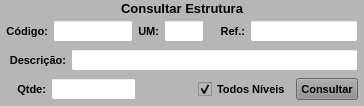
           <widget class="QWidget" name="widget_Cor2" native="true">
            <property name="sizePolicy">
             <sizepolicy hsizetype="Preferred" vsizetype="Preferred">
              <horstretch>0</horstretch>
              <verstretch>0</verstretch>
             </sizepolicy>
            </property>
            <property name="minimumSize">
             <size>
              <width>0</width>
              <height>0</height>
             </size>
            </property>
            <property name="maximumSize">
             <size>
              <width>16777215</width>
              <height>160</height>
             </size>
            </property>
            <property name="font">
             <font>
              <pointsize>8</pointsize>
             </font>
            </property>
            <property name="styleSheet">
             <string notr="true">background-color: rgb(182, 182, 182);</string>
            </property>
            <layout class="QVBoxLayout" name="verticalLayout_8">
             <property name="spacing">
              <number>1</number>
             </property>
             <property name="leftMargin">
              <number>1</number>
             </property>
             <property name="topMargin">
              <number>1</number>
             </property>
             <property name="rightMargin">
              <number>1</number>
             </property>
             <property name="bottomMargin">
              <number>3</number>
             </property>
             <item>
              <widget class="QLabel" name="label_53">
               <property name="minimumSize">
                <size>
                 <width>0</width>
                 <height>0</height>
                </size>
               </property>
               <property name="maximumSize">
                <size>
                 <width>16777215</width>
                 <height>15</height>
                </size>
               </property>
               <property name="font">
                <font>
                 <pointsize>10</pointsize>
                 <weight>75</weight>
                 <bold>true</bold>
                </font>
               </property>
               <property name="text">
                <string>Consultar Estrutura</string>
               </property>
               <property name="alignment">
                <set>Qt::AlignCenter</set>
               </property>
              </widget>
             </item>
             <item>
              <widget class="QWidget" name="widget_29" native="true">
               <property name="minimumSize">
                <size>
                 <width>0</width>
                 <height>0</height>
                </size>
               </property>
               <property name="maximumSize">
                <size>
                 <width>16777215</width>
                 <height>30</height>
                </size>
               </property>
               <property name="font">
                <font>
                 <pointsize>8</pointsize>
                </font>
               </property>
               <property name="styleSheet">
                <string notr="true"/>
               </property>
               <layout class="QHBoxLayout" name="horizontalLayout_25">
                <property name="spacing">
                 <number>5</number>
                </property>
                <property name="leftMargin">
                 <number>5</number>
                </property>
                <property name="topMargin">
                 <number>3</number>
                </property>
                <property name="rightMargin">
                 <number>5</number>
                </property>
                <property name="bottomMargin">
                 <number>3</number>
                </property>
                <item>
                 <widget class="QLabel" name="label_57">
                  <property name="maximumSize">
                   <size>
                    <width>65</width>
                    <height>16777215</height>
                   </size>
                  </property>
                  <property name="font">
                   <font>
                    <pointsize>8</pointsize>
                    <weight>75</weight>
                    <bold>true</bold>
                   </font>
                  </property>
                  <property name="text">
                   <string>Código:</string>
                  </property>
                  <property name="alignment">
                   <set>Qt::AlignRight|Qt::AlignTrailing|Qt::AlignVCenter</set>
                  </property>
                 </widget>
                </item>
                <item>
                 <widget class="QLineEdit" name="line_Codigo_Estrut">
                  <property name="sizePolicy">
                   <sizepolicy hsizetype="Preferred" vsizetype="Preferred">
                    <horstretch>0</horstretch>
                    <verstretch>0</verstretch>
                   </sizepolicy>
                  </property>
                  <property name="minimumSize">
                   <size>
                    <width>0</width>
                    <height>0</height>
                   </size>
                  </property>
                  <property name="maximumSize">
                   <size>
                    <width>80</width>
                    <height>16777215</height>
                   </size>
                  </property>
                  <property name="font">
                   <font>
                    <pointsize>8</pointsize>
                   </font>
                  </property>
                  <property name="styleSheet">
                   <string notr="true">background-color: rgb(255, 255, 255);</string>
                  </property>
                  <property name="alignment">
                   <set>Qt::AlignCenter</set>
                  </property>
                 </widget>
                </item>
                <item>
                 <widget class="QLabel" name="label_23">
                  <property name="minimumSize">
                   <size>
                    <width>0</width>
                    <height>0</height>
                   </size>
                  </property>
                  <property name="maximumSize">
                   <size>
                    <width>65</width>
                    <height>16777215</height>
                   </size>
                  </property>
                  <property name="font">
                   <font>
                    <pointsize>8</pointsize>
                    <weight>75</weight>
                    <bold>true</bold>
                   </font>
                  </property>
                  <property name="text">
                   <string>UM:</string>
                  </property>
                  <property name="alignment">
                   <set>Qt::AlignRight|Qt::AlignTrailing|Qt::AlignVCenter</set>
                  </property>
                 </widget>
                </item>
                <item>
                 <widget class="QLineEdit" name="line_UM_Estrut">
                  <property name="sizePolicy">
                   <sizepolicy hsizetype="Preferred" vsizetype="Preferred">
                    <horstretch>0</horstretch>
                    <verstretch>0</verstretch>
                   </sizepolicy>
                  </property>
                  <property name="minimumSize">
                   <size>
                    <width>0</width>
                    <height>0</height>
                   </size>
                  </property>
                  <property name="maximumSize">
                   <size>
                    <width>40</width>
                    <height>16777215</height>
                   </size>
                  </property>
                  <property name="font">
                   <font>
                    <pointsize>8</pointsize>
                   </font>
                  </property>
                  <property name="styleSheet">
                   <string notr="true">background-color: rgb(255, 255, 255);</string>
                  </property>
                  <property name="alignment">
                   <set>Qt::AlignCenter</set>
                  </property>
                 </widget>
                </item>
                <item>
                 <widget class="QLabel" name="label_14">
                  <property name="font">
                   <font>
                    <pointsize>8</pointsize>
                   </font>
                  </property>
                  <property name="text">
                   <string/>
                  </property>
                 </widget>
                </item>
                <item>
                 <widget class="QLabel" name="label_58">
                  <property name="maximumSize">
                   <size>
                    <width>80</width>
                    <height>16777215</height>
                   </size>
                  </property>
                  <property name="font">
                   <font>
                    <pointsize>8</pointsize>
                    <weight>75</weight>
                    <bold>true</bold>
                   </font>
                  </property>
                  <property name="text">
                   <string>Ref.:</string>
                  </property>
                  <property name="alignment">
                   <set>Qt::AlignRight|Qt::AlignTrailing|Qt::AlignVCenter</set>
                  </property>
                 </widget>
                </item>
                <item>
                 <widget class="QLineEdit" name="line_Referencia_Estrut">
                  <property name="sizePolicy">
                   <sizepolicy hsizetype="Preferred" vsizetype="Preferred">
                    <horstretch>0</horstretch>
                    <verstretch>0</verstretch>
                   </sizepolicy>
                  </property>
                  <property name="minimumSize">
                   <size>
                    <width>0</width>
                    <height>0</height>
                   </size>
                  </property>
                  <property name="maximumSize">
                   <size>
                    <width>16777215</width>
                    <height>16777215</height>
                   </size>
                  </property>
                  <property name="font">
                   <font>
                    <pointsize>8</pointsize>
                   </font>
                  </property>
                  <property name="cursor">
                   <cursorShape>IBeamCursor</cursorShape>
                  </property>
                  <property name="styleSheet">
                   <string notr="true">background-color: rgb(255, 255, 255);</string>
                  </property>
                  <property name="inputMask">
                   <string/>
                  </property>
                  <property name="text">
                   <string/>
                  </property>
                  <property name="maxLength">
                   <number>20</number>
                  </property>
                  <property name="frame">
                   <bool>true</bool>
                  </property>
                  <property name="echoMode">
                   <enum>QLineEdit::Normal</enum>
                  </property>
                  <property name="alignment">
                   <set>Qt::AlignLeading|Qt::AlignLeft|Qt::AlignVCenter</set>
                  </property>
                 </widget>
                </item>
               </layout>
              </widget>
             </item>
             <item>
              <widget class="QWidget" name="widget_30" native="true">
               <property name="minimumSize">
                <size>
                 <width>0</width>
                 <height>0</height>
                </size>
               </property>
               <property name="maximumSize">
                <size>
                 <width>16777215</width>
                 <height>30</height>
                </size>
               </property>
               <property name="font">
                <font>
                 <pointsize>8</pointsize>
                </font>
               </property>
               <property name="styleSheet">
                <string notr="true"/>
               </property>
               <layout class="QHBoxLayout" name="horizontalLayout_26">
                <property name="spacing">
                 <number>5</number>
                </property>
                <property name="leftMargin">
                 <number>5</number>
                </property>
                <property name="topMargin">
                 <number>3</number>
                </property>
                <property name="rightMargin">
                 <number>5</number>
                </property>
                <property name="bottomMargin">
                 <number>3</number>
                </property>
                <item>
                 <widget class="QLabel" name="label_59">
                  <property name="maximumSize">
                   <size>
                    <width>60</width>
                    <height>16777215</height>
                   </size>
                  </property>
                  <property name="font">
                   <font>
                    <pointsize>8</pointsize>
                    <weight>75</weight>
                    <bold>true</bold>
                   </font>
                  </property>
                  <property name="text">
                   <string>Descrição:</string>
                  </property>
                  <property name="alignment">
                   <set>Qt::AlignRight|Qt::AlignTrailing|Qt::AlignVCenter</set>
                  </property>
                 </widget>
                </item>
                <item>
                 <widget class="QLineEdit" name="line_Descricao_Estrut">
                  <property name="sizePolicy">
                   <sizepolicy hsizetype="Preferred" vsizetype="Preferred">
                    <horstretch>0</horstretch>
                    <verstretch>0</verstretch>
                   </sizepolicy>
                  </property>
                  <property name="minimumSize">
                   <size>
                    <width>0</width>
                    <height>0</height>
                   </size>
                  </property>
                  <property name="maximumSize">
                   <size>
                    <width>16777215</width>
                    <height>16777215</height>
                   </size>
                  </property>
                  <property name="font">
                   <font>
                    <pointsize>8</pointsize>
                   </font>
                  </property>
                  <property name="styleSheet">
                   <string notr="true">background-color: rgb(255, 255, 255);</string>
                  </property>
                  <property name="alignment">
                   <set>Qt::AlignLeading|Qt::AlignLeft|Qt::AlignVCenter</set>
                  </property>
                 </widget>
                </item>
               </layout>
              </widget>
             </item>
             <item>
              <widget class="QWidget" name="widget_33" native="true">
               <property name="minimumSize">
                <size>
                 <width>0</width>
                 <height>0</height>
                </size>
               </property>
               <property name="maximumSize">
                <size>
                 <width>16777215</width>
                 <height>30</height>
                </size>
               </property>
               <property name="font">
                <font>
                 <pointsize>8</pointsize>
                </font>
               </property>
               <property name="styleSheet">
                <string notr="true"/>
               </property>
               <layout class="QHBoxLayout" name="horizontalLayout_13">
                <property name="spacing">
                 <number>5</number>
                </property>
                <property name="leftMargin">
                 <number>5</number>
                </property>
                <property name="topMargin">
                 <number>3</number>
                </property>
                <property name="rightMargin">
                 <number>5</number>
                </property>
                <property name="bottomMargin">
                 <number>3</number>
                </property>
                <item>
                 <widget class="QLabel" name="label_33">
                  <property name="maximumSize">
                   <size>
                    <width>40</width>
                    <height>16777215</height>
                   </size>
                  </property>
                  <property name="font">
                   <font>
                    <pointsize>8</pointsize>
                    <weight>75</weight>
                    <bold>true</bold>
                   </font>
                  </property>
                  <property name="text">
                   <string>Qtde:</string>
                  </property>
                  <property name="alignment">
                   <set>Qt::AlignRight|Qt::AlignTrailing|Qt::AlignVCenter</set>
                  </property>
                 </widget>
                </item>
                <item>
                 <widget class="QLineEdit" name="line_Qtde_Estrut">
                  <property name="sizePolicy">
                   <sizepolicy hsizetype="Preferred" vsizetype="Preferred">
                    <horstretch>0</horstretch>
                    <verstretch>0</verstretch>
                   </sizepolicy>
                  </property>
                  <property name="minimumSize">
                   <size>
                    <width>0</width>
                    <height>0</height>
                   </size>
                  </property>
                  <property name="maximumSize">
                   <size>
                    <width>85</width>
                    <height>16777215</height>
                   </size>
                  </property>
                  <property name="font">
                   <font>
                    <pointsize>8</pointsize>
                   </font>
                  </property>
                  <property name="cursor">
                   <cursorShape>IBeamCursor</cursorShape>
                  </property>
                  <property name="styleSheet">
                   <string notr="true">background-color: rgb(255, 255, 255);</string>
                  </property>
                  <property name="inputMask">
                   <string/>
                  </property>
                  <property name="text">
                   <string/>
                  </property>
                  <property name="frame">
                   <bool>true</bool>
                  </property>
                  <property name="echoMode">
                   <enum>QLineEdit::Normal</enum>
                  </property>
                  <property name="alignment">
                   <set>Qt::AlignCenter</set>
                  </property>
                 </widget>
                </item>
                <item>
                 <widget class="QLabel" name="label_5">
                  <property name="font">
                   <font>
                    <pointsize>8</pointsize>
                   </font>
                  </property>
                  <property name="text">
                   <string/>
                  </property>
                 </widget>
                </item>
                <item>
                 <widget class="QCheckBox" name="check_Nivel">
                  <property name="sizePolicy">
                   <sizepolicy hsizetype="Preferred" vsizetype="Preferred">
                    <horstretch>0</horstretch>
                    <verstretch>0</verstretch>
                   </sizepolicy>
                  </property>
                  <property name="font">
                   <font>
                    <pointsize>8</pointsize>
                    <weight>75</weight>
                    <bold>true</bold>
                   </font>
                  </property>
                  <property name="text">
                   <string>Todos Níveis</string>
                  </property>
                  <property name="checked">
                   <bool>true</bool>
                  </property>
                 </widget>
                </item>
                <item>
                 <widget class="QPushButton" name="btn_Consultar_Estrut">
                  <property name="sizePolicy">
                   <sizepolicy hsizetype="Preferred" vsizetype="Preferred">
                    <horstretch>0</horstretch>
                    <verstretch>0</verstretch>
                   </sizepolicy>
                  </property>
                  <property name="minimumSize">
                   <size>
                    <width>0</width>
                    <height>0</height>
                   </size>
                  </property>
                  <property name="maximumSize">
                   <size>
                    <width>62</width>
                    <height>16777215</height>
                   </size>
                  </property>
                  <property name="font">
                   <font>
                    <pointsize>8</pointsize>
                    <weight>75</weight>
                    <bold>true</bold>
                   </font>
                  </property>
                  <property name="cursor">
                   <cursorShape>PointingHandCursor</cursorShape>
                  </property>
                  <property name="layoutDirection">
                   <enum>Qt::LeftToRight</enum>
                  </property>
                  <property name="autoFillBackground">
                   <bool>false</bool>
                  </property>
                  <property name="styleSheet">
                   <string notr="true">background-color: rgb(141, 141, 141);</string>
                  </property>
                  <property name="text">
                   <string>Consultar</string>
                  </property>
                  <property name="checkable">
                   <bool>false</bool>
                  </property>
                  <property name="autoDefault">
                   <bool>false</bool>
                  </property>
                  <property name="default">
                   <bool>false</bool>
                  </property>
                  <property name="flat">
                   <bool>false</bool>
                  </property>
                 </widget>
                </item>
               </layout>
              </widget>
             </item>
            </layout>
           </widget>
